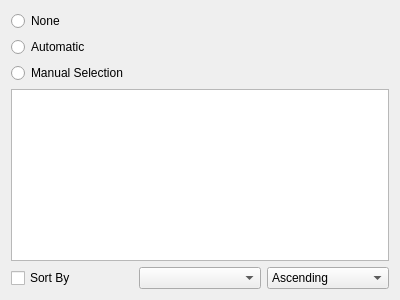
<?xml version="1.0" encoding="UTF-8"?>
<ui version="4.0">
 <class>PivotSubTotals</class>
 <widget class="QWidget" name="PivotSubTotals">
  <property name="geometry">
   <rect>
    <x>0</x>
    <y>0</y>
    <width>400</width>
    <height>300</height>
   </rect>
  </property>
  <property name="windowTitle">
   <string>Form</string>
  </property>
  <layout class="QGridLayout" name="gridLayout_2">
   <item row="0" column="0">
    <layout class="QGridLayout" name="gridLayout">
     <item row="0" column="0">
      <layout class="QVBoxLayout" name="verticalLayout">
       <item>
        <widget class="QRadioButton" name="None">
         <property name="text">
          <string>None</string>
         </property>
        </widget>
       </item>
       <item>
        <widget class="QRadioButton" name="Automatic">
         <property name="text">
          <string>Automatic</string>
         </property>
        </widget>
       </item>
       <item>
        <widget class="QRadioButton" name="ManualSelection">
         <property name="text">
          <string>Manual Selection</string>
         </property>
        </widget>
       </item>
      </layout>
     </item>
     <item row="1" column="0">
      <widget class="QListWidget" name="Functions"/>
     </item>
     <item row="2" column="0">
      <layout class="QHBoxLayout" name="horizontalLayout_2">
       <item>
        <widget class="QCheckBox" name="SortBy">
         <property name="text">
          <string>Sort By</string>
         </property>
        </widget>
       </item>
       <item>
        <widget class="QComboBox" name="LabelSelect"/>
       </item>
       <item>
        <widget class="QComboBox" name="Order">
         <item>
          <property name="text">
           <string>Ascending</string>
          </property>
         </item>
         <item>
          <property name="text">
           <string>Descending</string>
          </property>
         </item>
        </widget>
       </item>
      </layout>
     </item>
     <item row="3" column="0">
      <layout class="QHBoxLayout" name="horizontalLayout"/>
     </item>
    </layout>
   </item>
  </layout>
 </widget>
 <resources/>
 <connections/>
</ui>
